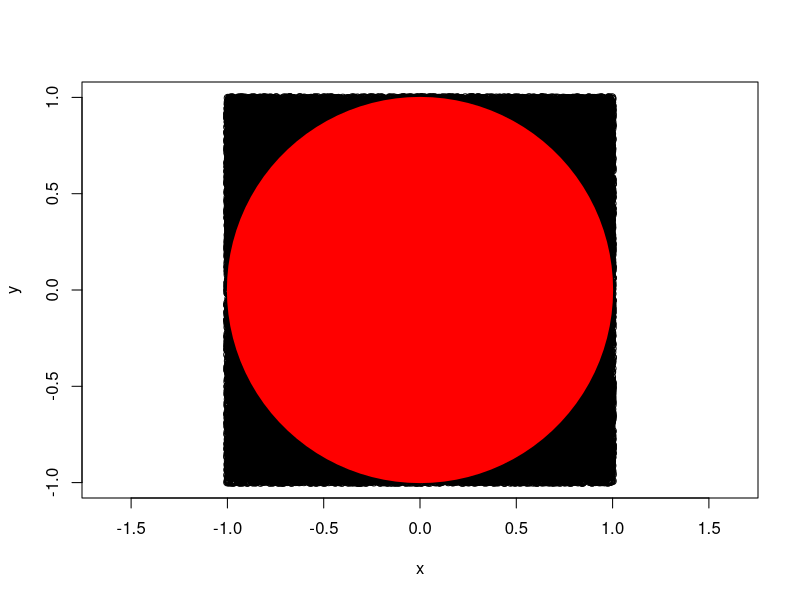

The R script that drew this image:
###### Random Numbers and Monte Carlo Simulation ######
# 1. dice
N <- 10^5
dice <- function()sample(c(1:6), 6, replace = T)
payoff_1 <- c()
for (i in 1:N) {
  sample <- dice()
  if ((max(sample) - min(sample)) < 3) {
    payoff_1 <- c(payoff_1, 1)
  } else {payoff_1 <- c(payoff_1, 0)}
}
price_1 <- mean(payoff_1)

# 2. coin
k <- c()
coin <- function(){
  sample <- sample(c(0, 1), 1)
  n <- 1
  while (1 == 1) {
    sample <- c(sample, sample(c(0, 1), 1))
    n <- n + 1
    if (sample[n] == sample[n-1] & sample[n] == 1) {
      break
    }
  }
  return(n)
}
for (i in 1:N) {
  k <- c(k, 1/coin())
}
price_2 <- mean(k)

# 3. 
x <- runif(N, -1, 1)
y <- runif(N, -1, 1)
n_red <- sum(x^2 + y^2 <= 1)
area <- n_red/N * 4
(pi <- area)

library(plotrix)
png("pi.png")
plot(x, y, asp = 1)
draw.circle(0, 0, 1, col = "red", border = "red")
dev.off()

# 4.a E & V
Y <- c()
for (i in N) {
  X <- runif(1)
  k <- sample(-N:N, 1)
  Y <- c(Y, x^k)
}
mean(Y)
var(Y)

# 4.b ????????????????????????????????????????????????
